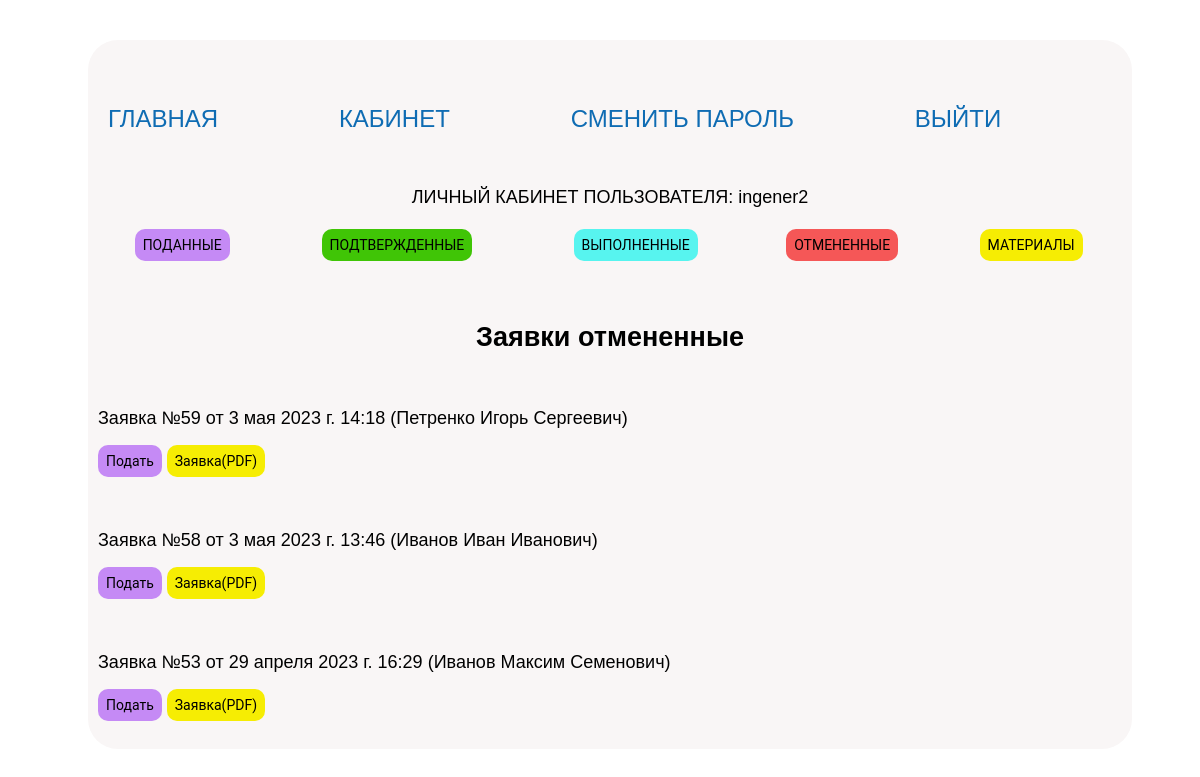
The page /all_applications_cancel/ (signed in) on the database as committed earlier.
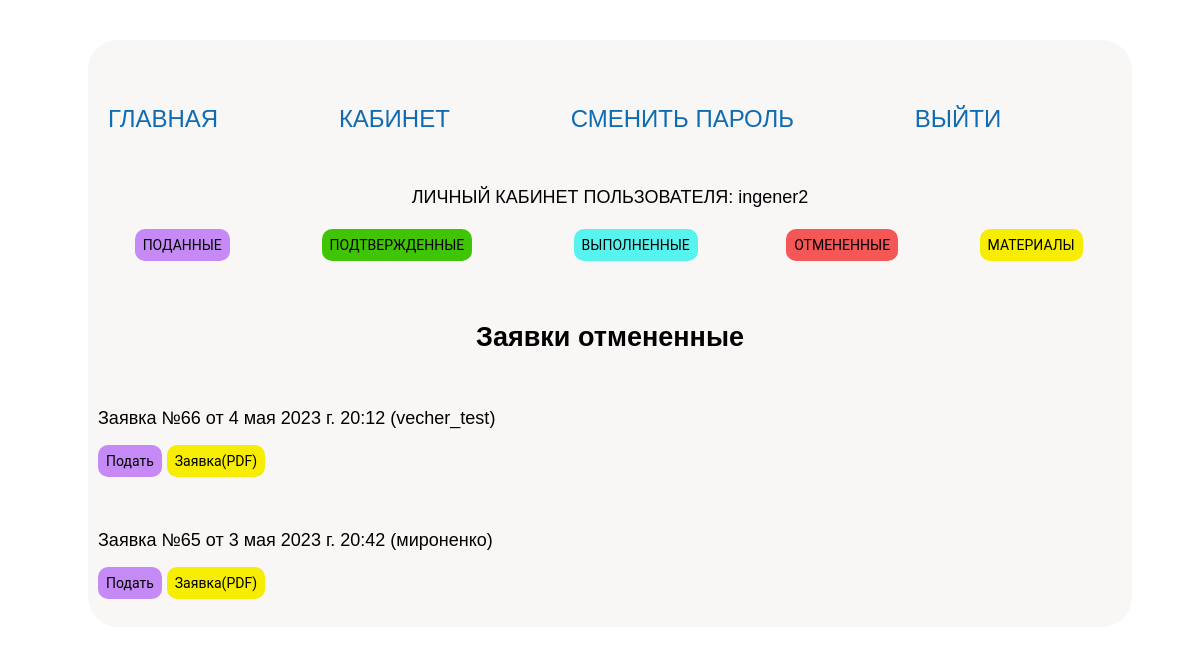
The same page on the database as committed later.
### main/models.py (models this page shows, shortened)
class Application(models.Model):
    aplic_user = models.ForeignKey(
        User,
        null=True,
        on_delete=models.SET_NULL,
        verbose_name="Пользователь",
    )
    aplic_status = models.ForeignKey(
        Aplic_status,
        null=True,
        on_delete=models.SET_NULL,
        verbose_name="Статус заявки",
    )
    aplic_date = models.DateTimeField(
        auto_now_add=True, verbose_name="Дата добавления заявки"
    )
    user_fio = models.CharField(
        max_length=2000, null=True, verbose_name="ФИО заявителя"
    )
    user_telephon = models.CharField(
        max_length=2000, null=True, verbose_name="Телефон заявителя"
    )
    user_email = models.CharField(
        max_length=2000, null=True, verbose_name="Электронная почта заявителя"
    )
    org_name = models.CharField(
        max_length=2000, null=True, verbose_name="Наименование организации"
    )
    org_adress_ur = models.CharField(
        max_length=2000, null=True, verbose_name="Адрес организации (юридический)"
    )
    org_adress_f = models.CharField(
        max_length=2000, null=True, verbose_name="Адрес организации (фактический)"
    )
    org_bank_name = models.CharField(
        max_length=2000, null=True, verbose_name="Банк")
    org_bank_adress = models.CharField(
        max_length=2000, null=True, verbose_name="Адрес банка"
    )
    org_bank_rs = models.CharField(
        max_length=2000, null=True, verbose_name="Рассчетный счет"
    )
    org_bank_kod = models.CharField(
        max_length=2000, null=True, verbose_name="Код банка"
    )
    org_bank_unp = models.CharField(
        max_length=2000, null=True, verbose_name="УНП")
    org_bank_okpo = models.CharField(
        max_length=2000, null=True, verbose_name="ОКПО")
    org_contakt_data = models.CharField(
        max_length=2000, null=True, verbose_name="Контактные данные"
    )
    org_director_name = models.CharField(
        max_length=2000, null=True, verbose_name="Ф.И.О. руководителя"
    )
    org_deystvie = models.CharField(
        max_length=2000, null=True, verbose_name="Действует на основании"
    )
    sposob_svarki = models.ForeignKey(
        Welding_method,
        null=True,
        on_delete=models.SET_NULL,
        verbose_name="Способ сварки",
    )
    sheet_butt_weld_steel_grade = models.CharField(
        max_length=2000, null=True, verbose_name="Марка стали листа - Стыковой шов"
    )
    sheet_butt_weld_min_thickn = models.CharField(
        max_length=2000,
        null=True,
        verbose_name="Минимальная толщина листа - Стыковой шов",
    )
    sheet_butt_weld_max_thickn = models.CharField(
        max_length=2000,
        null=True,
        verbose_name="Максимальная толщина листа - Стыковой шов",
    )
    sheet_butt_weld_position = models.CharField(
        max_length=2000,
        null=True,
        verbose_name="Пространственное положение листа - Стыковой шов",
    )
    sheet_fillet_weld_steel_grade = models.CharField(
        max_length=2000, null=True, verbose_name="Марка стали листа - Угловой шов"
    )
    sheet_fillet_weld_min_thickn = models.CharField(
        max_length=2000,
        null=True,
        verbose_name="Минимальная толщина листа - Угловой шов",
    )
    sheet_fillet_weld_max_thickn = models.CharField(
        max_length=2000,
        null=True,
        verbose_name="Максимальная толщина листа - Угловой шов",
    )
    sheet_fillet_weld_position = models.CharField(
        max_length=2000,
        null=True,
        verbose_name="Пространственное положение листа - Угловой шов",
    )
    tube_butt_weld_steel_grade = models.CharField(
        max_length=2000, null=True, verbose_name="Марка стали трубы - Стыковой шов"
    )
    tube_butt_weld_min_thickn = models.CharField(
        max_length=2000,
        null=True,
        verbose_name="Минимальная толщина стенки трубы - Стыковой шов",
    )
    tube_butt_weld_max_thickn = models.CharField(
        max_length=2000,
        null=True,
        verbose_name="Максимальная толщина стенки трубы - Стыковой шов",
    )
    tube_butt_weld_min_diam = models.CharField(
        max_length=2000,
        null=True,
        verbose_name="Минимальный диаметр трубы - Стыковой шов",
    )
    tube_butt_weld_max_diam = models.CharField(
        max_length=2000,
        null=True,
        verbose_name="Максимальный диаметр трубы - Стыковой шов",
    )
    tube_butt_weld_position = models.CharField(
        max_length=2000,
        null=True,
        verbose_name="Пространственное положение  трубы - Стыковой шов",
    )
    tube_fillet_weld_steel_grade = models.CharField(
        max_length=2000, null=True, verbose_name="Марка стали трубы - Угловой шов"
    )
    tube_fillet_weld_min_thickn = models.CharField(
        max_length=2000,
        null=True,
        verbose_name="Минимальная толщина стенки трубы - Угловой шов",
    )
    tube_fillet_weld_max_thickn = models.CharField(
        max_length=2000,
        null=True,
        verbose_name="Максимальная толщина стенки трубы - Угловой шов",
    )
    tube_fillet_weld_min_diam = models.CharField(
        max_length=2000,
        null=True,
        verbose_name="Минимальный диаметр трубы - Угловой шов",
    )
    tube_fillet_weld_max_diam = models.CharField(
        max_length=2000,
        null=True,
        verbose_name="Максимальный диаметр трубы - Угловой шов",
    )
    tube_fillet_weld_position = models.CharField(
        max_length=2000,
        null=True,
        verbose_name="Пространственное положение  трубы - Угловой шов",
    )
    gpn = models.CharField(
        max_length=2000,
        null=True,
        verbose_name="Подведомственные Госпромнадзору МЧС РБ",
    )
    mas = models.CharField(
        max_length=2000,
        null=True,
        verbose_name="Подведомственные Министерству архитектуры и строительства РБ",
    )
    welder_name = models.CharField(
        max_length=2000,
        null=True,
        verbose_name="Имя сварщика",
    )
    welder_brand = models.CharField(
        max_length=2000,
        null=True,
        verbose_name="Клеймо сварщика",
    )
    welder_card_id = models.CharField(
        max_length=2000,
        null=True,
        default="---",
        verbose_name="Номер удостоверения сварщика",
    )
    welder_passport = models.CharField(
        max_length=2000,
        null=True,
        verbose_name="Паспорт сварщика",
    )
    welder_date_birth = models.CharField(
        max_length=2000,
        null=True,
        verbose_name="Дата рождения сварщика",
    )
    start_date = models.CharField(
        max_length=2000,
        null=True,
        default="NULL",
        verbose_name="Дата начала контроля",
    )
    end_date = models.CharField(
        max_length=2000,
        null=True,
        verbose_name="Дата окончания контроля",
    )
    welder_material = models.CharField(
        max_length=2000,
        null=True,
        default="---",
        verbose_name="Сварочный материал",
    )
    weld_main_material_plate = models.CharField(
        max_length=2000,
        null=True,
        default="---",
        verbose_name="Материал основной - Лист",
    )
    weld_main_material_tube = models.CharField(
        max_length=2000,
        null=True,
        default="---",
        verbose_name="Материал основной - Труба",
    )
    chef_kom_pos = models.CharField(
        max_length=2000,
        null=True,
        verbose_name="Должность председателя комиссии",
    )
    chef_kom_fio = models.CharField(
        max_length=2000,
        null=True,
        verbose_name="Имя председателя комиссии",
    )
    kom_pos = models.CharField(
        max_length=2000,
        null=True,
        verbose_name="Должность члена комиссии",
    )
    kom_fio = models.CharField(
        max_length=2000,
        null=True,
        verbose_name="Имя члена комиссии",
    )
    class Meta:
        verbose_name = "Заявка"
        verbose_name_plural = "Заявки"

### main/views.py (the view)
@login_required(login_url=reverse_lazy("login"))
def all_applications_cancel(request):
    title = "Заявки отмененные"
    username = str(request.user)
    if username == "admin":
        group = "admin"
    else:
        user = get_object_or_404(User, username=username)
        group = str(user.groups.get(user=user.id))
    if group == "customer":
        result = Application.objects.filter(
            Q(aplic_status_id="3") & Q(aplic_user_id=request.user.id)
        ).order_by("-aplic_date")
    elif group == "engineer":
        result = Application.objects.filter(
            aplic_status_id="3").order_by("-aplic_date")
    return render(
        request,
        "main/all_applications_cancel.html",
        {
            "title": title,
            "result": result,
            "group": group,
        },
    )

### main/templates/main/all_applications_cancel.html (shortened to what this page needs)
{% extends 'main/private_office_s1.html' %} {% block content_1 %}
<br /><br />
<h2><p class="center">Заявки отмененные</p></h2>
 {% if group == "engineer" %} {% for i in result %}
<br />
<p>Заявка №{{ i.id }} от {{ i.aplic_date }} ({{i.user_fio}})</p>
<p>
  <a href="{% url 'application_give' pk=i.id %}">
    <button class="button pod">Подать</button></a>
  <a href="{% url 'pdf_application' pk=i.id %}">
    <button class="button pdf_z">Заявка(PDF)</button></a>
</p>
{% endfor %} {% endif %} {% endblock %}

Rows that differ between the two databases and show on the page:
no longer on this page (row edited): Application: id "59", aplic_date "3 мая 2023 г. 14:18", user_fio "Петренко Игорь Сергеевич"
no longer on this page (row edited): Application: id "58", aplic_date "3 мая 2023 г. 13:46", user_fio "Иванов Иван Иванович"
no longer on this page (row edited): Application: id "53", aplic_date "29 апреля 2023 г. 16:29", user_fio "Иванов Максим Семенович"
added Application: id "66", aplic_date "4 мая 2023 г. 20:12", user_fio "vecher_test"
now on this page (row edited): Application: id "65", aplic_date "3 мая 2023 г. 20:42", user_fio "мироненко"
